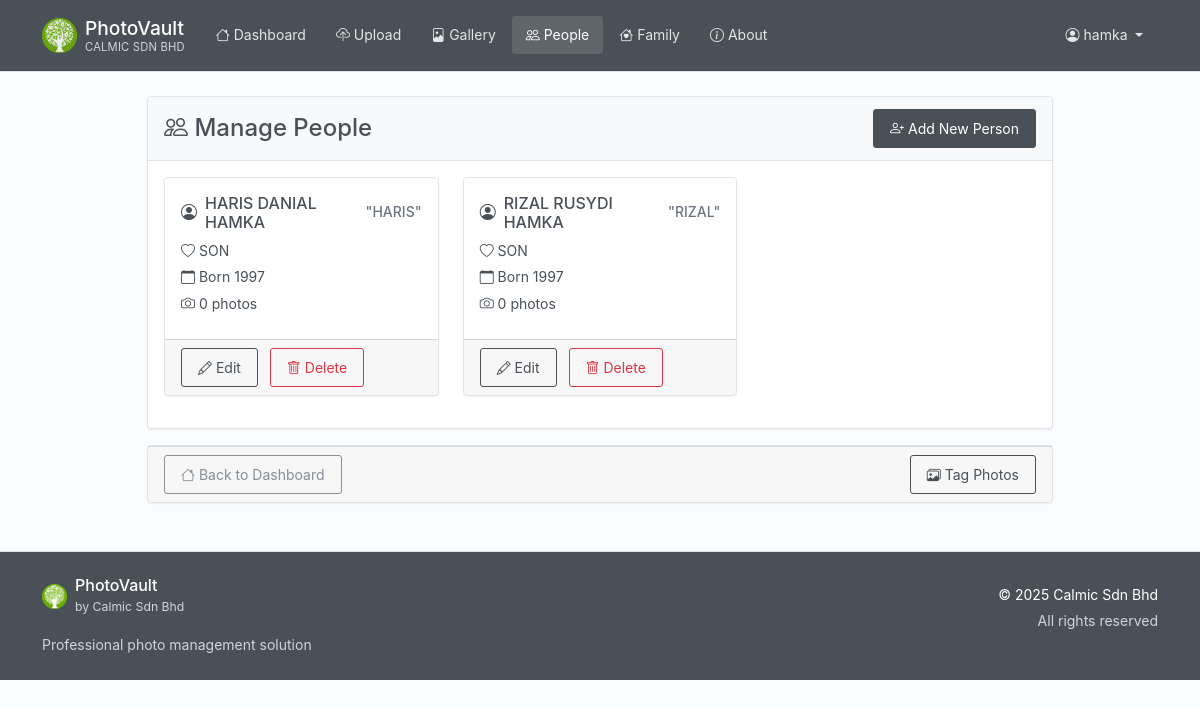
The app's page /people (signed in), older data.
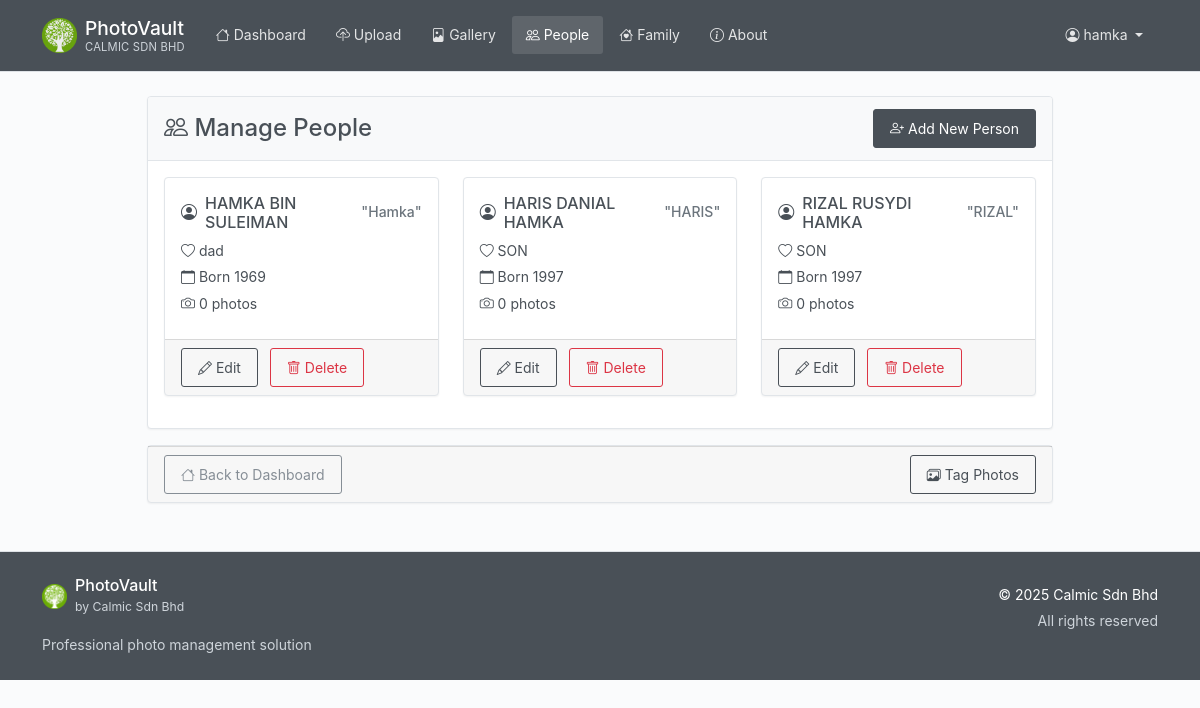
The same page, newer data.
### photovault/models/__init__.py (models this page shows, shortened)
class User(UserMixin, db.Model):
    id = db.Column(db.Integer, primary_key=True)
    username = db.Column(db.String(80), unique=True, nullable=False)
    email = db.Column(db.String(120), unique=True, nullable=False)
    password_hash = db.Column(db.String(255), nullable=False)
    created_at = db.Column(db.DateTime, default=datetime.utcnow)
    is_active = db.Column(db.Boolean, default=True)
    is_admin = db.Column(db.Boolean, default=False, nullable=False)
    is_superuser = db.Column(db.Boolean, default=False, nullable=False)
    photos = db.relationship('Photo', backref='user', lazy=True, cascade='all, delete-orphan')
    albums = db.relationship('Album', backref='user', lazy=True, cascade='all, delete-orphan')
    people = db.relationship('Person', backref='user', lazy=True, cascade='all, delete-orphan')

class Person(db.Model):
    id = db.Column(db.Integer, primary_key=True)
    name = db.Column(db.String(200), nullable=False)
    nickname = db.Column(db.String(100))
    birth_year = db.Column(db.Integer)
    relationship = db.Column(db.String(100))  # e.g., "Mother", "Brother", "Friend"
    notes = db.Column(db.Text)
    created_at = db.Column(db.DateTime, default=datetime.utcnow)
    user_id = db.Column(db.Integer, db.ForeignKey('user.id'), nullable=False)
    photo_people_records = db.relationship('PhotoPerson', back_populates='person', overlaps="photos")

### photovault/routes/main.py (the view)
@main_bp.route('/people')
@login_required
def people():
    try:
        from photovault.models import Person
        page = request.args.get('page', 1, type=int)
        people = Person.query.filter_by(user_id=current_user.id).order_by(Person.name.asc()).paginate(
            page=page, per_page=12, error_out=False
        )
        return render_template('people.html', people=people)
    except Exception as e:
        print(f"People page error: {str(e)}")
        return render_template('people.html', people=None)

### photovault/templates/people.html (shortened to what this page needs)
{% extends "base.html" %}
{% block content %}
<div class="container mt-4">
    <div class="row justify-content-center">
        <div class="col-lg-10">
            <div class="card">
                <div class="card-header d-flex justify-content-between align-items-center">
                    <h4 class="mb-0">
                        <i class="bi bi-people"></i> Manage People
                    </h4>
                    <button class="btn btn-primary" data-bs-toggle="modal" data-bs-target="#addPersonModal">
                        <i class="bi bi-person-plus"></i> Add New Person
                    </button>
                </div>
                <div class="card-body">
                    {% if people.items %}
                    <div class="row">
                        {% for person in people.items %}
                        <div class="col-md-6 col-lg-4 mb-3">
                            <div class="card person-card h-100">
                                <div class="card-body">
                                    <h6 class="card-title d-flex align-items-center">
                                        <i class="bi bi-person-circle me-2"></i>
                                        {{ person.name }}
                                        {% if person.nickname %}
                                        <small class="text-muted ms-1">"{{ person.nickname }}"</small>
                                        {% endif %}
                                    </h6>
                                    {% if person.relationship %}
                                    <p class="card-text mb-1">
                                        <i class="bi bi-heart"></i> {{ person.relationship }}
                                    </p>
                                    {% endif %}
                                    {% if person.birth_year %}
                                    <p class="card-text mb-1">
                                        <i class="bi bi-calendar"></i> Born {{ person.birth_year }}
                                    </p>
                                    {% endif %}
                                    <p class="card-text mb-2">
                                        <i class="bi bi-camera"></i>
                                        {{ person.photo_count if person.photo_count else 0 }} photos
                                    </p>
                                </div>
                                <div class="card-footer">
                                    <button class="btn btn-outline-primary btn-sm"
                                            onclick="editPerson({{ person.id }}, '{{ person.name }}', '{{ person.nickname or '' }}', '{{ person.relationship or '' }}', {{ person.birth_year or 'null' }}, '{{ person.notes or '' }}')">
                                        <i class="bi bi-pencil"></i> Edit
                                    </button>
                                    <button class="btn btn-outline-danger btn-sm ms-2"
                                            onclick="deletePerson({{ person.id }}, '{{ person.name }}')">
                                        <i class="bi bi-trash"></i> Delete
                                    </button>
                                </div>
                            </div>
                        </div>
                        {% endfor %}
                    </div>
                    {% endif %}
                </div>
            </div>
            <div class="card mt-3">
                <div class="card-footer">
                    <div class="d-flex justify-content-between">
                        <a href="{{ url_for('main.dashboard') }}" class="btn btn-outline-secondary">
                            <i class="bi bi-house"></i> Back to Dashboard
                        </a>
                        <a href="{{ url_for('main.gallery') }}" class="btn btn-outline-primary">
                            <i class="bi bi-images"></i> Tag Photos
                        </a>
                    </div>
                </div>
            </div>
        </div>
    </div>
</div>
{% endblock %}

### photovault/templates/base.html (shortened to what this page needs)
<!DOCTYPE html>
<html lang="en">
<head>
    <link href="https://cdn.jsdelivr.net/npm/bootstrap@5.1.3/dist/css/bootstrap.min.css" rel="stylesheet"
>
    <link rel="stylesheet" href="https://cdn.jsdelivr.net/npm/bootstrap-icons@1.11.3/font/bootstrap-icons.css">
    <link rel="stylesheet" href="{{ url_for('static', filename='css/style.css') }}">
</head>
<body>
    <nav class="navbar navbar-expand-lg navbar-dark" role="navigation" aria-label="Main navigation">
        <div class="container">
            <a class="navbar-brand d-flex align-items-center" href="{{ url_for('main.index') }}" aria-label="PhotoVault Home">
                <div class="logo-container me-2 d-flex align-items-center">
                    <img src="{{ url_for('static', filename='img/calmic-logo.png') }}"
                         alt="Calmic Logo"
                         height="35"
                         class="logo-img"
                         onload="this.parentNode.querySelector('.logo-fallback').style.display='none';"
                         onerror="this.style.display='none'; this.parentNode.querySelector('.logo-fallback').style.display='flex';">
                </div>
                <div class="brand-text">
                    <div class="brand-name">{{ app_title if app_title else 'PhotoVault' }}</div>
                    <div class="company-name">{{ company_info.name if company_info else 'Calmic Sdn Bhd' }}</div>
                </div>
            </a>
            <div class="collapse navbar-collapse" id="navbarNav">
                {% if current_user.is_authenticated %}
                <div class="navbar-nav me-auto">
                    <a class="nav-link {{ 'active' if request.endpoint == 'main.dashboard' }}"
                       href="{{ url_for('main.dashboard') }}" aria-current="{% if request.endpoint == 'main.dashboard' %}page{% endif %}">
                        <i class="bi bi-house" aria-hidden="true"></i> Dashboard
                    </a>
                    <a class="nav-link {{ 'active' if request.endpoint == 'photo.upload_photo' }}"
                       href="/upload" aria-current="{% if request.endpoint == 'photo.upload_photo' %}page{% endif %}">
                        <i class="bi bi-cloud-upload" aria-hidden="true"></i> Upload
                    </a>
                    <a class="nav-link"
                       href="/gallery" aria-current="page">
                        <i class="bi bi-file-image" aria-hidden="true"></i> Gallery
                    </a>
                    <a class="nav-link {{ 'active' if request.endpoint == 'main.people' }}"
                       href="{{ url_for('main.people') }}" aria-current="{% if request.endpoint == 'main.people' %}page{% endif %}">
                        <i class="bi bi-people" aria-hidden="true"></i> People
                    </a>
                    <a class="nav-link {{ 'active' if request.endpoint and request.endpoint.startswith('family.') }}"
                       href="{{ url_for('family.index') }}" aria-current="{% if request.endpoint and request.endpoint.startswith('family.') %}page{% endif %}">
                        <i class="bi bi-house-heart" aria-hidden="true"></i> Family
                    </a>
                    <a class="nav-link {{ 'active' if request.endpoint == 'main.about' }}"
                       href="{{ url_for('main.about') }}" aria-current="{% if request.endpoint == 'main.about' %}page{% endif %}">
                        <i class="bi bi-info-circle" aria-hidden="true"></i> About
                    </a>
                </div>
                <div class="navbar-nav ms-auto">
                    <div class="nav-item dropdown">
                        <a class="nav-link dropdown-toggle" href="#" id="userDropdown" role="button"
                           data-bs-toggle="dropdown" aria-expanded="false" aria-label="User menu for {{ current_user.username }}">
                            <i class="bi bi-person-circle" aria-hidden="true"></i>
                            <span class="d-none d-sm-inline">{{ current_user.username }}</span>
                        </a>
                    </div>
                </div>
                {% endif %}
            </div>
        </div>
    </nav>
    <main class="container my-4" id="main-content" role="main">
        {% block content %}{% endblock %}
    </main>
    <footer class="py-4 mt-5" role="contentinfo">
        <div class="container">
            <div class="row">
                <div class="col-md-6 mb-3 mb-md-0">
                    <div class="d-flex align-items-center mb-3">
                        <div class="footer-logo-container me-2 d-flex align-items-center">
                            <img src="{{ url_for('static', filename='img/calmic-logo.png') }}"
                                 alt="Calmic Logo"
                                 height="25"
                                 class="footer-logo-img"
                                 onload="this.parentNode.querySelector('.footer-logo-fallback').style.display='none';"
                                 onerror="this.style.display='none'; this.parentNode.querySelector('.footer-logo-fallback').style.display='flex';">
                        </div>
                        <div>
                            <h6 class="mb-0">{{ app_title if app_title else 'PhotoVault' }}</h6>
                            <small class="text-muted">by {{ company_info.name if company_info else 'Calmic Sdn Bhd' }}</small>
                        </div>
                    </div>
                    <p class="text-muted mb-0">Professional photo management solution</p>
                </div>
                <div class="col-md-6 text-md-end">
                    <p class="mb-1">{{ company_copyright if company_copyright else '© 2025 Calmic Sdn Bhd' }}</p>
                    <p class="text-muted mb-0">All rights reserved</p>
                </div>
            </div>
        </div>
    </footer>
</body>
</html>

### photovault/static/css/style.css (style rules this page uses)
body { font-family: -apple-system, BlinkMacSystemFont, 'Segoe UI', Roboto, 'Helvetica Neue', Arial, sans-serif; font-size: 14px; line-height: 1.6; color: #495057; background-color: #fafbfc; font-weight: 400; }
:root { --primary-color: #495057; --secondary-color: #868e96; --success-color: #51a351; --info-color: #5bc0de; --warning-color: #f0ad4e; --danger-color: #d9534f; --light-bg: #fafbfc; --lighter-bg: #ffffff; --border-color: #e1e5e9; --text-muted: #6c757d; --text-dark: #495057; }
.navbar-brand { font-weight: 500; font-size: 1.2rem; padding: 0.5rem 0; color: #ffffff !important; }
.navbar-brand img { border-radius: 2px; opacity: 0.9; }
.brand-text { line-height: 1.3; }
.brand-name { font-size: 1.2rem; font-weight: 500; color: #ffffff; margin-bottom: -1px; }
.company-name { font-size: 0.7rem; color: #ced4da; font-weight: 400; text-transform: uppercase; letter-spacing: 0.2px; }
.navbar-dark { background-color: var(--primary-color) !important; border-bottom: 1px solid #dee2e6; box-shadow: none; }
.navbar-dark .navbar-nav .nav-link { color: rgba(255,255,255,0.85) !important; font-weight: 400; padding: 0.5rem 0.875rem; border-radius: 3px; margin: 0 1px; transition: all 0.15s ease; }
.navbar-dark .navbar-nav .nav-link.active { color: #ffffff !important; background-color: rgba(255,255,255,0.12); }
.card { border: 1px solid var(--border-color); border-radius: 4px; box-shadow: 0 1px 2px rgba(0,0,0,0.05); transition: box-shadow 0.15s ease; background-color: var(--lighter-bg); }
.card-header { background-color: #f8f9fa; border-bottom: 1px solid var(--border-color); font-weight: 500; color: var(--text-dark); padding: 0.75rem 1rem; font-size: 0.9rem; }
.card-title { margin-bottom: 0.5rem; color: var(--text-dark); font-weight: 500; font-size: 1rem; }
.btn { border-radius: 3px; font-weight: 400; font-size: 0.875rem; padding: 0.5rem 1rem; transition: all 0.15s ease; border-width: 1px; }
.btn-primary { background-color: var(--primary-color); border-color: var(--primary-color); color: #ffffff; }
.btn-outline-primary { color: var(--primary-color); border-color: var(--primary-color); }
.btn-outline-secondary { color: var(--secondary-color); border-color: var(--secondary-color); }
footer { background-color: var(--primary-color); color: #ffffff; border-top: 1px solid #dee2e6; }
footer .text-muted { color: #ced4da !important; }
.text-muted { color: var(--text-muted) !important; }
.card { background-color: #ffffff !important; color: #495057 !important; }
.card-body { color: inherit !important; }

### photovault/templates/people.html (style rules this page uses)
.person-card { transition: transform 0.2s ease; }

Row changes from the older to the newer data that the page shows:
added Person: name "HAMKA BIN SULEIMAN", nickname "Hamka", relationship "dad", birth_year "1969", photo_count "0"
